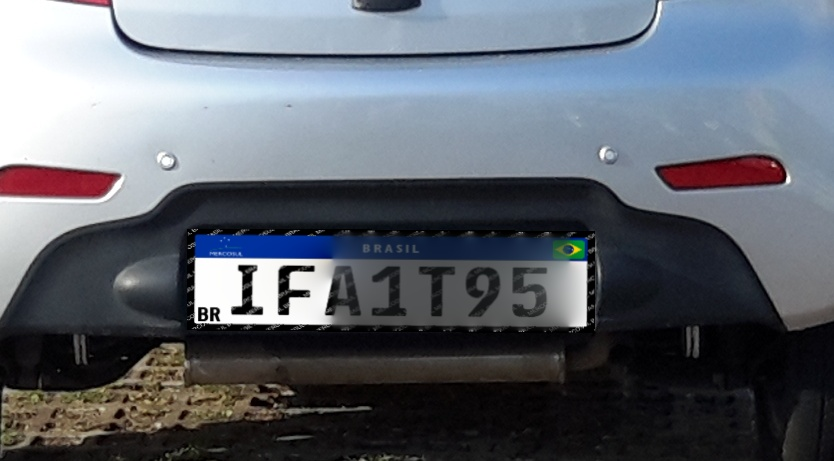
#> input picture dataset/1.JPG, 834 x 461 px
$ python -i segmentacao.py   (imports and definitions only)
#> lines starting #> are read from the running program, lines starting #| are printed output that depends on the picture; after the words box and inside, x2 and y2 are one past the last pixel; in counts of white or black regions, pixels touching at a corner belong together
#> further down, picture is the input picture: shape (461, 834, 3); mean B, G, R 109.4, 100.6, 95.2
import cv2
import numpy as np


def calcular_angulo_horizontal(rect):
    """Calcula o angulo de inclinacao (em graus) do lado maior do retangulo minimo."""
    box = cv2.boxPoints(rect)
    d01 = np.linalg.norm(box[1] - box[0])
    d12 = np.linalg.norm(box[2] - box[1])
    p1, p2 = (box[0], box[1]) if d01 >= d12 else (box[1], box[2])
    if p2[0] < p1[0]:
        p1, p2 = p2, p1
    return float(np.degrees(np.arctan2(p2[1] - p1[1], p2[0] - p1[0])))


def remover_moldura_preta(crop):
    """
    Varre a placa de dentro para fora para localizar e remover a moldura preta.
    A varredura interna evita que fundos claros externos (lataria, cromado ou
    placa antiga por baixo) impecam a remocao da borda.
    """
    cinza = cv2.cvtColor(crop, cv2.COLOR_BGR2GRAY)
    h, w = cinza.shape
    if h < 15 or w < 40:
        return crop

    # Percentil 75 ignora os pixels brancos da marca d'agua dentro da moldura preta
    p75_linhas = np.percentile(cinza, 75, axis=1)

    # A faixa [12%, 48%] logo abaixo da barra azul sempre intercepta o miolo claro da placa
    y_ini = int(h * 0.12)
    y_fim = max(y_ini + 1, int(h * 0.48))
    y_mid = y_ini + int(np.argmax(p75_linhas[y_ini:y_fim]))
    limiar_v = min(85.0, float(p75_linhas[y_mid]) * 0.52)

    topo = 0
    for y in range(y_mid, -1, -1):
        if p75_linhas[y] < limiar_v:
            topo = y + 1
            break

    base = h
    for y in range(y_mid, h):
        if p75_linhas[y] < limiar_v:
            base = y
            break

    if base - topo < 15:
        topo, base = 0, h

    cinza_v = cinza[topo:base, :]
    h_v, w_v = cinza_v.shape

    # Referencia local por lateral para suportar placas com meia-sombra
    ref_esq = float(np.percentile(cinza_v[:, int(w_v * 0.08) : max(int(w_v * 0.08) + 1, w_v // 3)], 90))
    ref_dir = float(np.percentile(cinza_v[:, int(w_v * 0.58) : max(int(w_v * 0.58) + 1, int(w_v * 0.88))], 90))
    limiar_esq = min(85.0, ref_esq * 0.52)
    limiar_dir = min(85.0, ref_dir * 0.52)

    p80_cols = np.percentile(cinza_v, 80, axis=0)
    faixa_h = max(2, h_v // 8)
    topo_col = cinza_v[:faixa_h, :].mean(axis=0)
    base_col = cinza_v[-faixa_h:, :].mean(axis=0)

    # Moldura lateral e escura de ponta a ponta; caracteres preservam margem clara no topo/base
    esq = 0
    for x in range(int(w_v * 0.16), -1, -1):
        if p80_cols[x] < limiar_esq and topo_col[x] < limiar_esq * 1.25 and base_col[x] < limiar_esq * 1.25:
            esq = x + 1
            break

    dir_ = w_v
    for x in range(int(w_v * 0.78), w_v):
        if p80_cols[x] < limiar_dir and topo_col[x] < limiar_dir * 1.25 and base_col[x] < limiar_dir * 1.25:
            dir_ = x
            break

    if dir_ - esq < 30:
        esq, dir_ = 0, w_v

    # Pequeno recuo para descartar residuos de antialiasing da borda preta
    pad_t = max(2, int(h_v * 0.03)) if topo > 0 else 1
    pad_b = max(2, int(h_v * 0.03)) if base < h else 1
    pad_l = max(2, int((dir_ - esq) * 0.01)) if esq > 0 else 0
    pad_r = max(2, int((dir_ - esq) * 0.01)) if dir_ < w_v else 0

    y1, y2 = (topo + pad_t, base - pad_b) if (base - pad_b) - (topo + pad_t) >= 12 else (topo, base)
    x1, x2 = (esq + pad_l, dir_ - pad_r) if (dir_ - pad_r) - (esq + pad_l) >= 30 else (esq, dir_)

    return crop[y1:y2, x1:x2]


def extrair_candidatos_placa(img, max_candidatos=3):
    """
    Detecta e extrai ate `max_candidatos` regioes de placa Mercosul ordenadas por area:
    1. Segmentacao por cor da faixa superior azul (HSV + dominancia do canal B em BGR);
    2. Fechamento morfologico horizontal para unir a faixa interrompida pela palavra BRASIL;
    3. Alinhamento geometrico via transformacao afim (minAreaRect + warpAffine);
    4. Projecao da geometria da faixa azul para a area dos caracteres e remocao da moldura.
    """
#> called with max_candidatos = 3
    hsv = cv2.cvtColor(img, cv2.COLOR_BGR2HSV)
#> hsv: shape (461, 834, 3); mean H, S, V 93.9, 58.9, 112.9
    b, g, r = cv2.split(img)
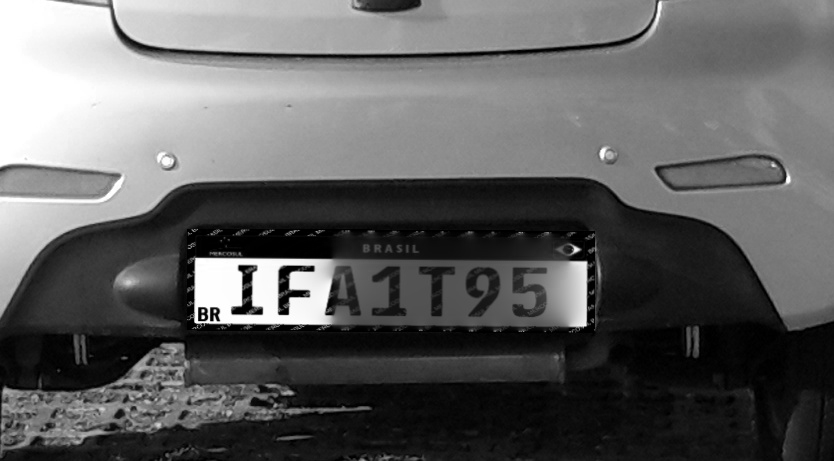
#> r: shape (461, 834); min 0, max 255, mean 95.2
    h_img, w_img = img.shape[:2]
#> h_img = 461; w_img = 834

    # Dominancia do canal azul mantem a faixa sob sombra e rejeita superficies prata/cinza
    azul_bgr = ((b.astype(np.int16) - r.astype(np.int16)) >= 20) & (
        (b.astype(np.int16) - g.astype(np.int16)) >= 5
    )
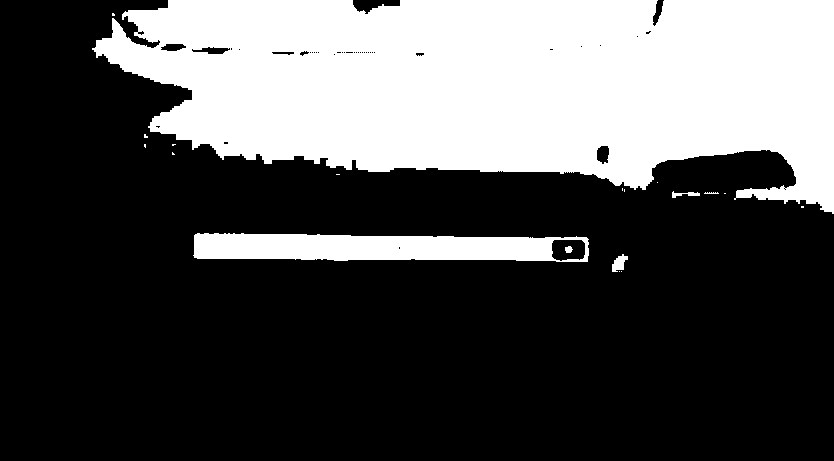
#> azul_bgr: shape (461, 834) bool; 32.1% white; 19 white regions (13 under 20 px), largest, box (x1, y1, x2, y2) and area: (92, 0, 834, 214) 113934, (193, 233, 589, 262) 8982, (612, 254, 628, 272) 172, (672, 191, 700, 198) 90, (565, 246, 573, 253) 43, (704, 192, 719, 194) 22

    candidatos_brutos = []
    for s_min in (95, 65):
        mascara = cv2.inRange(hsv, np.array([96, s_min, 18]), np.array([134, 255, 255]))
        mascara = cv2.bitwise_and(mascara, (azul_bgr.astype(np.uint8) * 255))

        # Fechamento horizontal une segmentos da barra azul; abertura remove ruidos pontuais
        kernel_w = max(25, int(w_img * 0.055))
        kernel = cv2.getStructuringElement(cv2.MORPH_RECT, (kernel_w, 3))
        mascara = cv2.morphologyEx(mascara, cv2.MORPH_CLOSE, kernel)
        mascara = cv2.morphologyEx(mascara, cv2.MORPH_OPEN, np.ones((3, 3), np.uint8))

        contornos, _ = cv2.findContours(mascara, cv2.RETR_EXTERNAL, cv2.CHAIN_APPROX_SIMPLE)
        for c in contornos:
            rect = cv2.minAreaRect(c)
            (_, _), (rw, rh), _ = rect
            if rw == 0 or rh == 0:
                continue
            largura = max(rw, rh)
            altura = min(rw, rh)
            razao = largura / altura
            area = largura * altura
            if 4.5 <= razao <= 48.0 and area > 250:
                candidatos_brutos.append((area, largura, altura, rect))
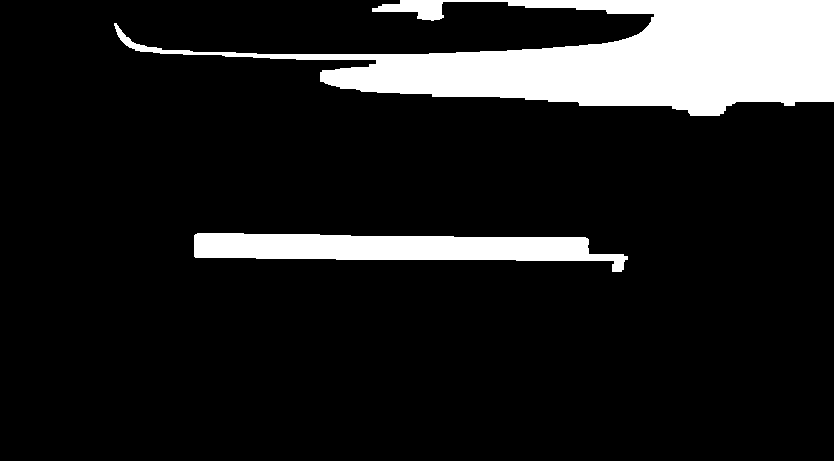
#> mascara: shape (461, 834); 12.6% white; 2 white regions, box (x1, y1, x2, y2) and area: (114, 0, 834, 116) 38628, (194, 233, 628, 272) 9920
#> after the loop, candidatos_brutos = 6 items

    crops = []
    centros_vistos = []

    for _, bw, bh, rect in sorted(candidatos_brutos, key=lambda x: x[0], reverse=True):
        cx, cy = rect[0]
        if any(abs(cx - ox) < 35 and abs(cy - oy) < 25 for ox, oy in centros_vistos):
            continue

        angulo = calcular_angulo_horizontal(rect)
        if abs(angulo) > 35.0:
            continue

        # Corrige inclinacao da placa girando a imagem em torno do centro da barra azul
        matriz_rot = cv2.getRotationMatrix2D((cx, cy), angulo, 1.0)
        img_alinhada = cv2.warpAffine(
            img, matriz_rot, (w_img, h_img), flags=cv2.INTER_CUBIC, borderMode=cv2.BORDER_REPLICATE
        )

        bx = cx - bw / 2.0
        by = cy - bh / 2.0

        # Projeta a regiao dos caracteres abaixo da barra azul (ignorando a sigla BR a esquerda)
        x1 = max(0, int(bx + bw * 0.08))
        x2 = min(w_img, int(bx + bw * 1.07))
        y1 = max(0, int(by + bh * 1.05))
        y2 = min(h_img, int(by + bh * 4.25))

        if x2 - x1 < 40 or y2 - y1 < 15:
            continue

        crop = img_alinhada[y1:y2, x1:x2]
        cinza_crop = cv2.cvtColor(crop, cv2.COLOR_BGR2GRAY)
        if np.percentile(cinza_crop, 85) < 85 or np.std(cinza_crop) < 15:
            continue

        centros_vistos.append((cx, cy))
        crops.append(remover_moldura_preta(crop))
        if len(crops) >= max_candidatos:
            break
#> this loop made 3 passes
#> (bw, bh, rect, cx, cy, d01 in calcular_angulo_horizontal, d12 in calcular_angulo_horizontal, p1 in calcular_angulo_horizontal) on passes 2 to 3: (528.1, 73.23, ((570.7, 60.13), (528.1, 73.23), -5.71), 570.7, 60.13, 73.23, 528.1, [304.3, 49.97]), (433.6, 33.07, ((410.5, 247.7), (33.07, 433.6), -88.08), 410.5, 247.7, 433.6, 33.07, [193.3, 256.9])
#> (bw, bh, rect, cx, cy, box in calcular_angulo_horizontal, d01 in calcular_angulo_horizontal, d12 in calcular_angulo_horizontal) on pass 1: (719, 115, ((473.5, 57.5), (115, 719), -90), 473.5, 57.5, [[833, 115], [114, 115], [114, 0], [833, 0]], 719, 115)
#> pass 1, in extrair_candidatos_placa, `cinza_crop = cv2.cvtColor(crop, cv2.COLOR_BGR2GRAY)`:
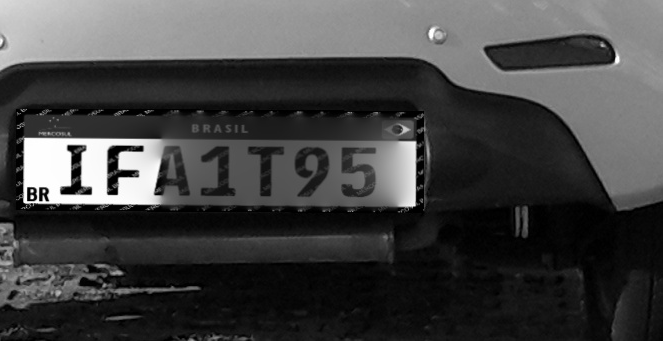
#> cinza_crop: shape (341, 663); min 0, max 255, mean 65.7
#> pass 1, in remover_moldura_preta, `cinza_v = cinza[topo:base, :]`:
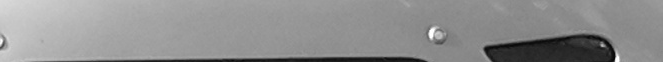
#> cinza_v: shape (62, 663); min 7, max 255, mean 143.1
#> pass 2, in extrair_candidatos_placa, `img_alinhada = cv2.warpAffine( img, matriz_rot, (w_img, h_img), flags=..`:
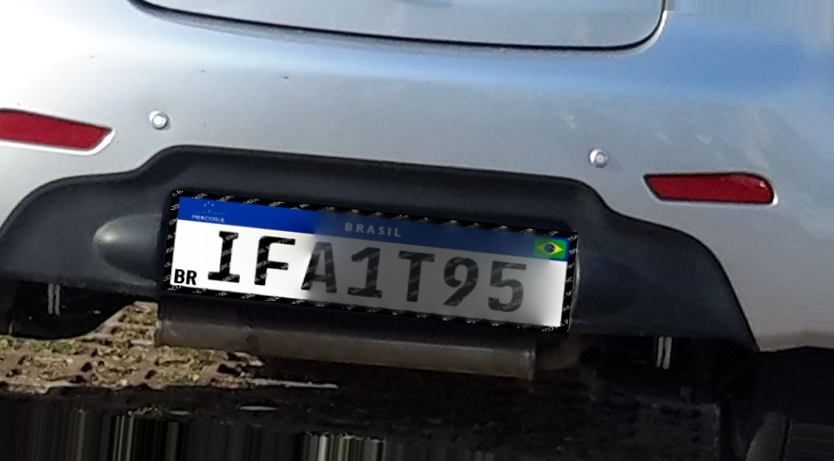
#> img_alinhada: shape (461, 834, 3); mean B, G, R 102.2, 93.5, 88.2
#> after the loop:
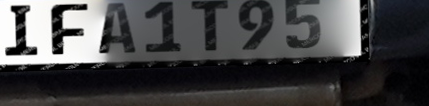
#> crop: shape (106, 429, 3); mean B, G, R 70.5, 69.5, 69.7
#> after the loop, centros_vistos = [(473.5, 57.5), (570.7, 60.13), (410.5, 247.7)]; crops = 3 items

    return crops

>>> import cv2
>>> picture = cv2.imread('../dataset/1.JPG')
>>> result = extrair_candidatos_placa(picture)
#> result = 3 items

$ run again, on dataset/10.JPG
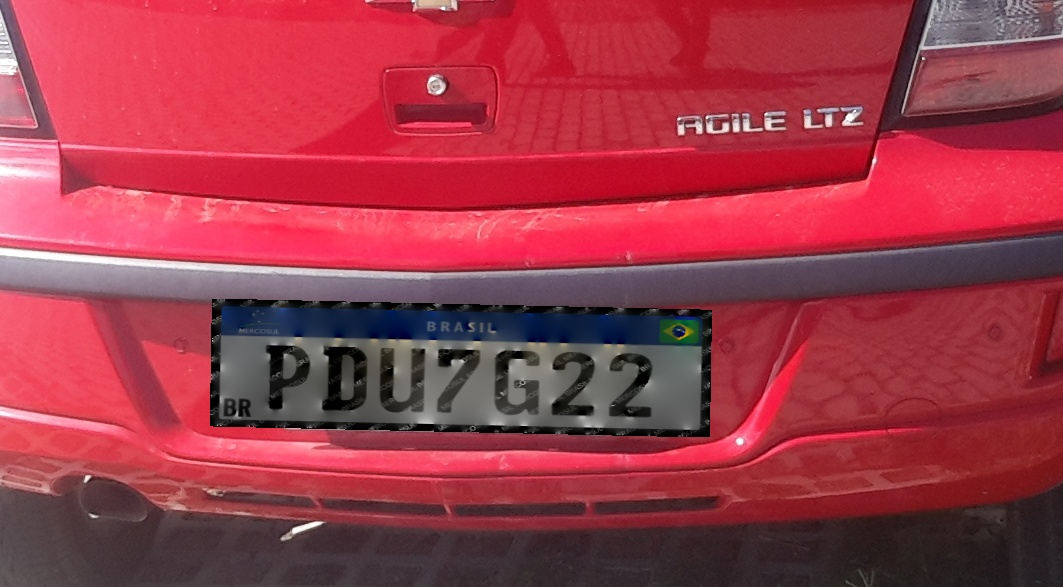
#> input picture dataset/10.JPG, 1063 x 587 px
#> picture is the input picture: shape (587, 1063, 3); mean B, G, R 72.6, 57.2, 157.2
#> hsv: shape (587, 1063, 3); mean H, S, V 157.4, 147.2, 158.5
#> in extrair_candidatos_placa, `azul_bgr = ((b.astype(np.int16) - r.astype(np.int16)) >= 20) & ( (b.as..`:
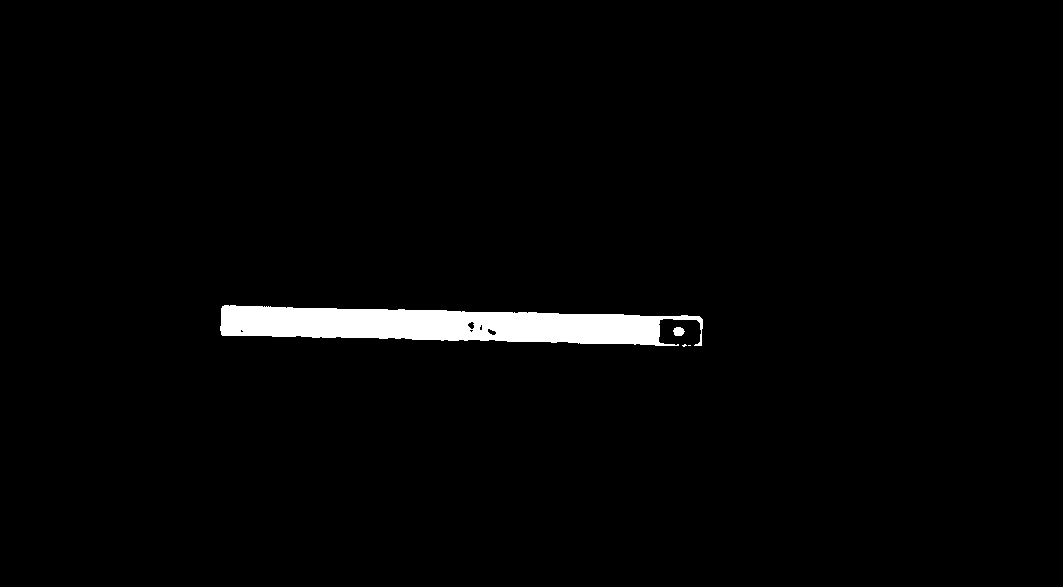
#> azul_bgr: shape (587, 1063) bool; 2.1% white; 4 white regions (2 under 20 px), largest, box (x1, y1, x2, y2) and area: (220, 305, 703, 346) 13134, (673, 327, 685, 336) 83
#> after the loop in extrair_candidatos_placa, `for s_min in (95, 65):`: candidatos_brutos = 2 items
#> the loop in extrair_candidatos_placa, `for _, bw, bh, rect in sorted(candidatos_brutos, key=lambda x: x[0], r..` made 2 passes
#> (bw, bh, rect, cx, cy, d01 in calcular_angulo_horizontal, d12 in calcular_angulo_horizontal, p1 in calcular_angulo_horizontal) on pass 1: (481.9, 30.68, ((462, 325.3), (30.68, 481.9), -88.73), 462, 325.3, 481.9, 30.68, [220.8, 335.3])
#> pass 1, in remover_moldura_preta, `cinza_v = cinza[topo:base, :]`:
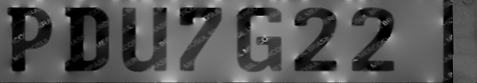
#> cinza_v: shape (83, 477); min 0, max 206, mean 84.5
#> after the loop in extrair_candidatos_placa, `for _, bw, bh, rect in sorted(candidatos_brutos, key=lambda x: x[0], r..`: centros_vistos = [(462, 325.3)]; crops = 1 item

$ run again, on dataset/11.JPG
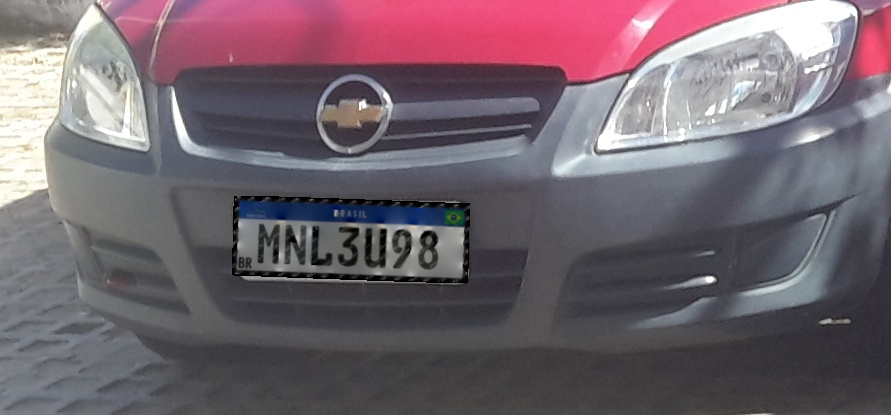
#> input picture dataset/11.JPG, 891 x 415 px
#> picture is the input picture: shape (415, 891, 3); mean B, G, R 109.2, 100.2, 114.3
#> hsv: shape (415, 891, 3); mean H, S, V 115.5, 38.1, 120.3
#> in extrair_candidatos_placa, `azul_bgr = ((b.astype(np.int16) - r.astype(np.int16)) >= 20) & ( (b.as..`:
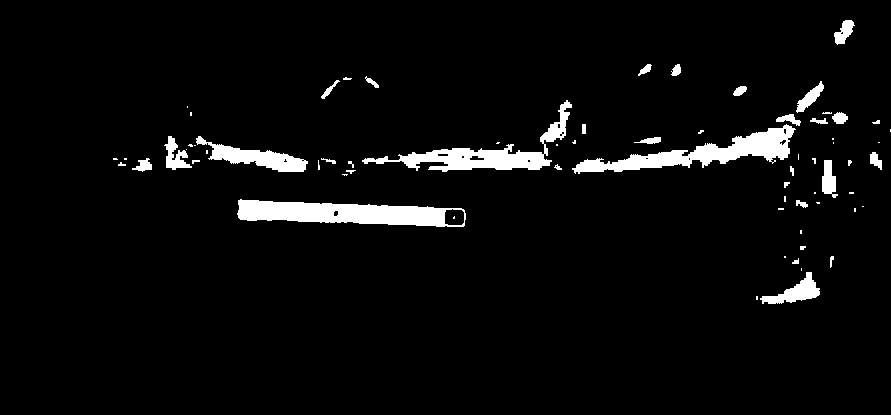
#> azul_bgr: shape (415, 891) bool; 4.4% white; 69 white regions (35 under 20 px), largest, box (x1, y1, x2, y2) and area: (237, 199, 466, 227) 4037, (572, 124, 796, 174) 3562, (362, 100, 572, 172) 3123
#> after the loop in extrair_candidatos_placa, `for s_min in (95, 65):`: candidatos_brutos = 2 items
#> the loop in extrair_candidatos_placa, `for _, bw, bh, rect in sorted(candidatos_brutos, key=lambda x: x[0], r..` made 2 passes
#> (bw, bh, rect, cx, cy, d01 in calcular_angulo_horizontal, d12 in calcular_angulo_horizontal, p1 in calcular_angulo_horizontal) on pass 1: (227.5, 19.36, ((351.4, 213), (19.36, 227.5), -87.97), 351.4, 213, 227.5, 19.36, [237.3, 218.6])
#> pass 1, in remover_moldura_preta, `cinza_v = cinza[topo:base, :]`:
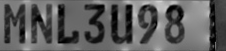
#> cinza_v: shape (51, 226); min 0, max 209, mean 94.4
#> after the loop in extrair_candidatos_placa, `for _, bw, bh, rect in sorted(candidatos_brutos, key=lambda x: x[0], r..`: centros_vistos = [(351.4, 213)]; crops = 1 item
